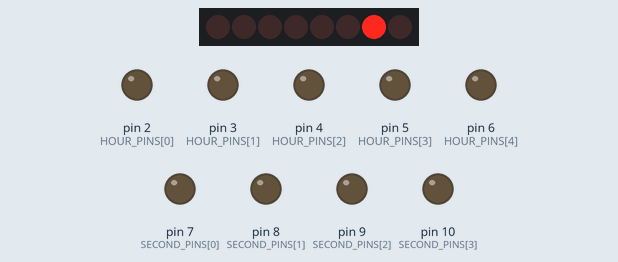
Bench run of a sketch on a simulated Arduino Uno, built with avr-gcc and run on an emulated ATmega328P. On the bench: 8 shift-register outputs drawn as a row of LEDs (first output left, lit = HIGH), output pins drawn as LEDs (lit = HIGH). Wiring (inferred from the names in the program): shift register (74HC595): data pin 11; shift clock pin 13; latch pin 12. Wiring (inferred from the signals the program sends): row of LEDs: on Q0, Q1, Q2, Q3, Q4, Q5, Q6, Q7. Pins used as bus, display or sensor lines are not drawn.

Above: at 1.1 s.
At 5.1 s:
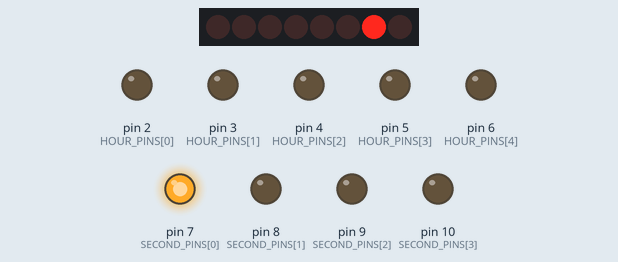
At 9.1 s:
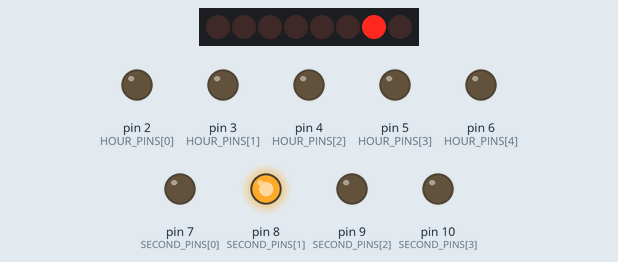
At 18.1 s:
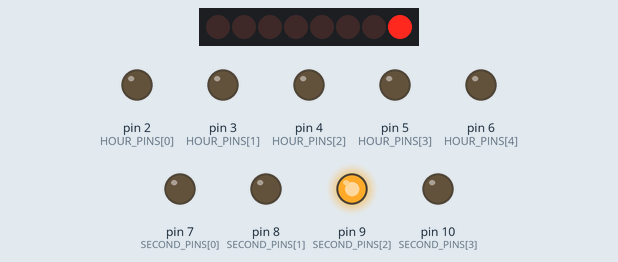
At 29.1 s:
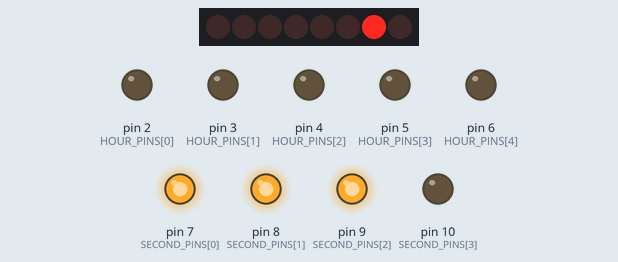
At 39.1 s:
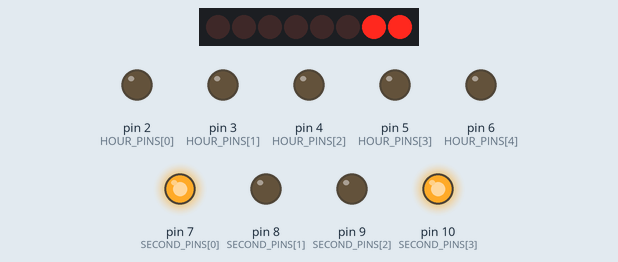
Timing chart, 0 to 40.0 s (numbered marks = the images above):
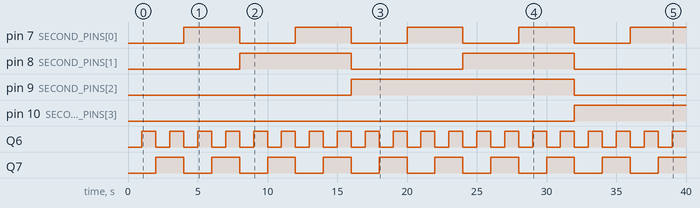

Measured:
- by itself, pin 7 (SECOND_PINS[0]): alternates HIGH for 4.0 s and LOW for 4.0 s
- by itself, pin 8 (SECOND_PINS[1]): alternates HIGH for 8.0 s and LOW for 8.0 s
- by itself, pin 9 (SECOND_PINS[2]): LOW → HIGH at 16.0 s, → LOW 16.0 s later
- by itself, pin 10 (SECOND_PINS[3]): LOW → HIGH at 32.0 s
- by itself, Q6: alternates HIGH for 1.0 s and LOW for 1.0 s
- by itself, Q7: alternates HIGH for 2.0 s and LOW for 2.0 s

The sketch:

binary_clock.ino
```cpp
/**
 * Hacky sketch for creating a binary clock.
 *
 * For a binary clock we need:
 * - 5 LEDs for hours
 * - 6 LEDs for minutes
 * - 6 LEDs for seconds
 *
 * This is 17 LEDs total and the arduino only has 12 digital out pins
 * if we ignore tx and rx.
 *
 * Using an 8 bit shift register (74HC595) we can set 8 LEDs using 3
 * pins which brings us down to the 12 pins (yay!).
 *
 * We use the lower 6 bits to set the minutes LEDs and the upper 2 bits
 * to set 2 of the second LEDs. All other LEDs use a dedicated PIN.
 *
 * A better way would be to use two shift registers and have a dedicated
 * PIN for the 24h LED - but I only had one hence this sketch.
 */
const int SECOND_PINS[] = {7, 8, 9, 10}; // +2 managed by 74HC595 as below
const int SECOND_COUNT = 4;
const int HOUR_PINS[] = {2, 3, 4, 5, 6};
const int HOUR_COUNT = 5;
const boolean HOUR_24 = true;

// minutes are managed by 74HC595. the two most significant bits are for seconds as well, bit 8 -> 2s, bit 7 -> 1s
//Pin connected to ST_CP of 74HC595
int latchPin = 12;
//Pin connected to SH_CP of 74HC595
int clockPin = 13;
////Pin connected to DS of 74HC595
int dataPin = 11;
// timing PINs

// Track which LEDs are on/offf
unsigned long matrix = 0;

void setup() {
  pinMode(latchPin, OUTPUT);
  pinMode(clockPin, OUTPUT);
  pinMode(dataPin, OUTPUT);
  int i;
  for (i = 0; i < SECOND_COUNT; i++) {
    pinMode(SECOND_PINS[i], OUTPUT);
  }
  for (i = 0; i < HOUR_COUNT; i++) {
    pinMode(HOUR_PINS[i], OUTPUT);
  }
}

void loop() {
  matrix = 0;
  long now = millis() / 1000;
  setHours(now);
  setMinutes(now);
  setSeconds(now);
  updateMatrix();
}

void setHours(long now) {
  // these are set per pin, not off the matrix
  int hours = getHours(now);
  for (int i = 0; i < HOUR_COUNT; i++) {
    int led = HOUR_PINS[i];
    if (bitRead(hours, i) > 0) {
      digitalWrite(led, HIGH);
    } else {
      digitalWrite(led, LOW);
    }
  }
}

void setMinutes(long now) {
  // these are set on the lower 6 bits of the matrix, no bit shift required
  matrix = matrix + (getMinutes(now) << 0);
}

void setSeconds(long now) {
  // upper 2 bits of the matrix and on 4 dedicated pins
  // shift 6 bits (minutes bits)
  // it doesn't matter about the upper 4 bits as they won't get used
  int seconds = getSeconds(now);
  matrix = matrix + (seconds << 6);

  // now set the dedicated pins
  for (int i = 0; i < SECOND_COUNT; i++) {
    int led = SECOND_PINS[i];
    // add 2 to the bit shift as the bottom 2 bits are set already
    if (bitRead(seconds, i + 2)) {
      digitalWrite(led, HIGH);
    } else {
      digitalWrite(led, LOW);
    }
  }
}

// Can be replaced with RTC later
int getHours(long now) {
  int hours;
  if (HOUR_24) {
    hours = 24;
  } else {
    hours = 12;
  }
  return (now / (60 * 60)) % hours;
}

// Can be replaced with RTC later
int getMinutes(long now) {
  return (now / 60) % 60;
}

// Can be replaced with RTC later
int getSeconds(long now) {
  return now % 60;
}

void updateMatrix() {
  digitalWrite(latchPin, LOW);
  myShiftOut(dataPin, clockPin, MSBFIRST, matrix & 255);
//  shiftOut(dataPin, clockPin, MSBFIRST, matrix);
  digitalWrite(latchPin, HIGH);
}

// Arduino already provides shiftOut as well as SPI but useful to know what's going on
void myShiftOut(int dataPin, int clockPin, int order, int matrix) {
  int bitValue;
  for (int i = 0; i < 8; i++) {
    if (order == MSBFIRST) {
      bitValue = !!(matrix & (1 << (7 - i)));
    } else { //LSBFIRST
      bitValue = !!(matrix & (1 << i));
    }

    digitalWrite(dataPin, bitValue);
    digitalWrite(clockPin, HIGH);
    digitalWrite(clockPin, LOW);
  }
}
```
